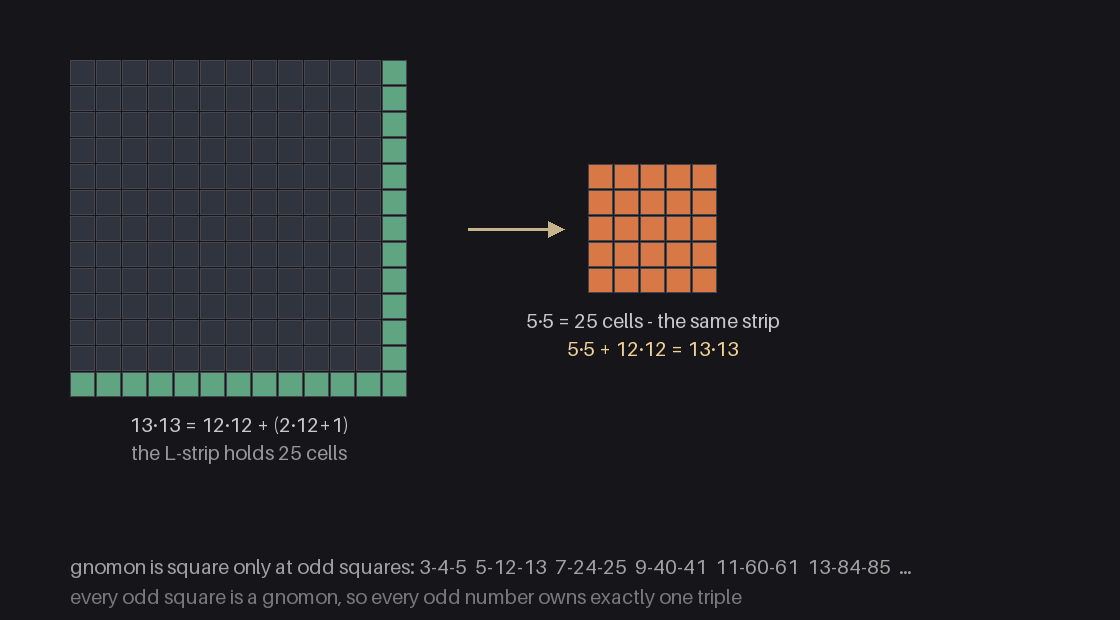

This figure's Python source:
"""pytri.py — proof without words: where Pythagorean triples live.

The gnomon of a k×k square — the one-cell L-strip needed to grow
it to (k+1)×(k+1) — holds exactly 2k+1 cells. When that number is
itself a square m², the L-strip repacks into an m×m square, and
m² + k² = (k+1)² is a Pythagorean triple. Every odd square gives
one: 9→(3,4,5), 25→(5,12,13), 49→(7,24,25), 81→(9,40,41).

Left panel: the 13² square, its gnomon (25 cells) picked out —
the strip that IS 5². Right panel: the same 25 cells as a 5×5
square. Nothing is proved in words; the cells do it.
"""

from PIL import Image, ImageDraw, ImageFont

CELL = 26
K, M = 12, 5          # the 5-12-13 triple: gnomon of 12² is 5²


def grid(dr, x0, y0, n, fill, edge=(70, 70, 78), hl=None):
    for y in range(n):
        for x in range(n):
            c = hl(x, y) if hl else fill
            dr.rectangle([x0 + x * CELL, y0 + y * CELL,
                          x0 + (x + 1) * CELL - 2,
                          y0 + (y + 1) * CELL - 2],
                         fill=c, outline=edge)


def main():
    W, H = 1120, 620
    img = Image.new('RGB', (W, H), (22, 22, 26))
    dr = ImageDraw.Draw(img)
    f = ImageFont.load_default(20)
    dark, strip, gnomon = (48, 52, 62), (215, 120, 70), (96, 165, 130)

    # left: (k+1)^2 square; last row+column = the gnomon, 2k+1 cells
    gx, gy = 70, 60
    grid(dr, gx, gy, K + 1, dark,
         hl=lambda x, y: gnomon if x == K or y == K else dark)
    dr.text((gx + (K + 1) * CELL // 2, gy + (K + 1) * CELL + 26),
            f'{(K+1)}·{(K+1)} = {K}·{K} + (2·{K}+1)', anchor='mm', font=f,
            fill=(200, 200, 200))
    dr.text((gx + (K + 1) * CELL // 2, gy + (K + 1) * CELL + 54),
            f'the L-strip holds {2*K+1} cells', anchor='mm', font=f,
            fill=(150, 150, 150))

    # arrow
    ax = gx + (K + 1) * CELL + 60
    ay = gy + (K + 1) * CELL // 2
    dr.line([ax, ay, ax + 80, ay], fill=(200, 180, 140), width=3)
    dr.polygon([(ax + 80, ay - 8), (ax + 80, ay + 8),
                (ax + 96, ay)], fill=(200, 180, 140))

    # right: same cells repacked as m×m
    rx = ax + 120
    ry = gy + (K + 1) * CELL // 2 - M * CELL // 2
    grid(dr, rx, ry, M, strip)
    dr.text((rx + M * CELL // 2, ry + M * CELL + 26),
            f'{M}·{M} = {M*M} cells - the same strip', anchor='mm',
            font=f, fill=(200, 200, 200))
    dr.text((rx + M * CELL // 2, ry + M * CELL + 54),
            f'{M}·{M} + {K}·{K} = {(K+1)}·{(K+1)}', anchor='mm', font=f,
            fill=(240, 210, 150))

    # the family line: which k give square gnomons
    triples = [(m, k, k + 1) for k in range(2, 200)
               for m in [int((2 * k + 1) ** 0.5)]
               if m * m == 2 * k + 1]
    dr.text((70, H - 66),
            'gnomon is square only at odd squares: ' +
            '  '.join(f'{m}-{k}-{k+1}' for m, k, _ in triples[:6]) +
            '  …', font=f, fill=(160, 160, 160))
    dr.text((70, H - 36),
            'every odd square is a gnomon, so every odd number '
            'owns exactly one triple', font=f, fill=(120, 120, 120))
    out = __file__.replace('.py', '.png')
    img.save(out)
    print('saved', out, '| triples found:', len(triples))


if __name__ == '__main__':
    main()
